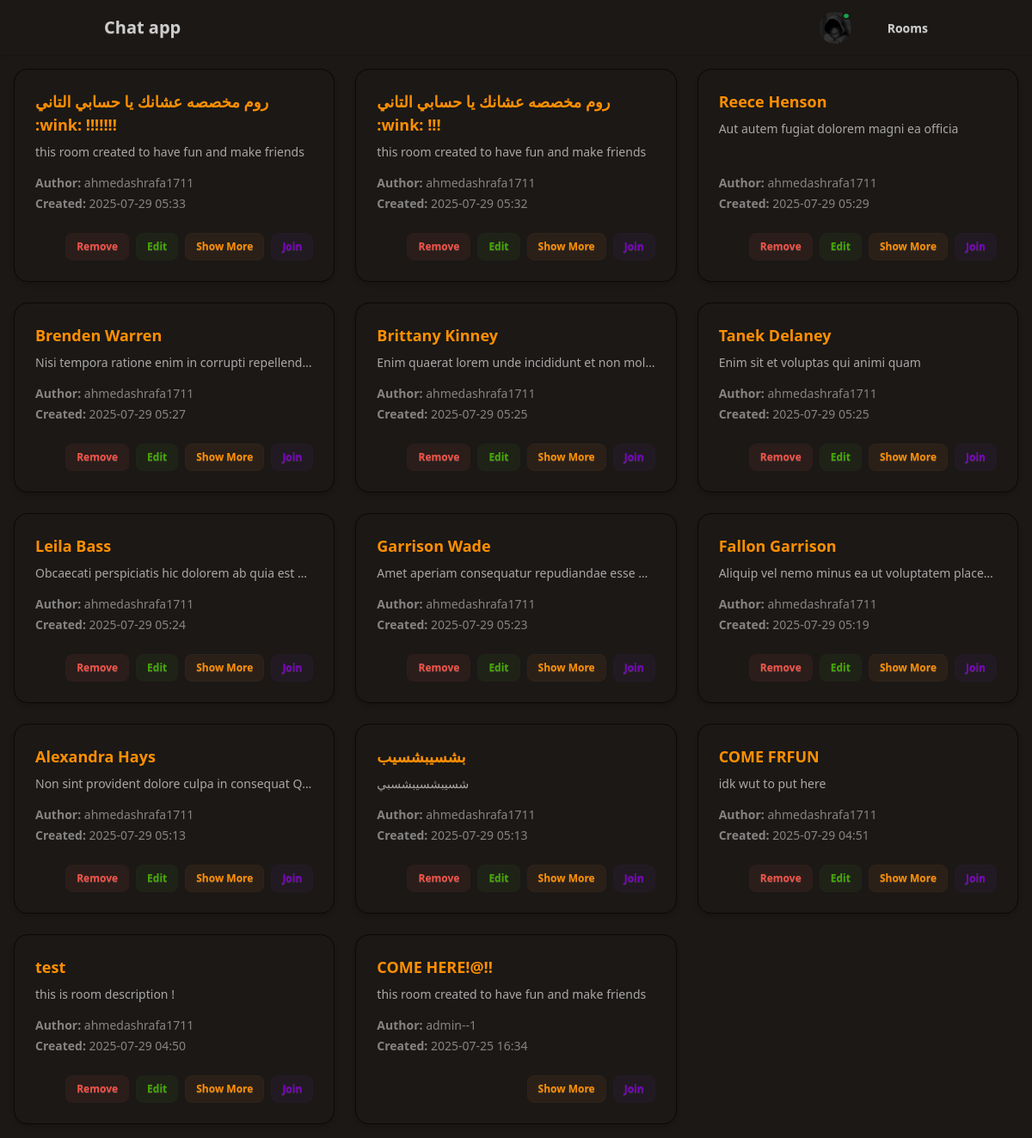
The app's page / (signed in), older data.
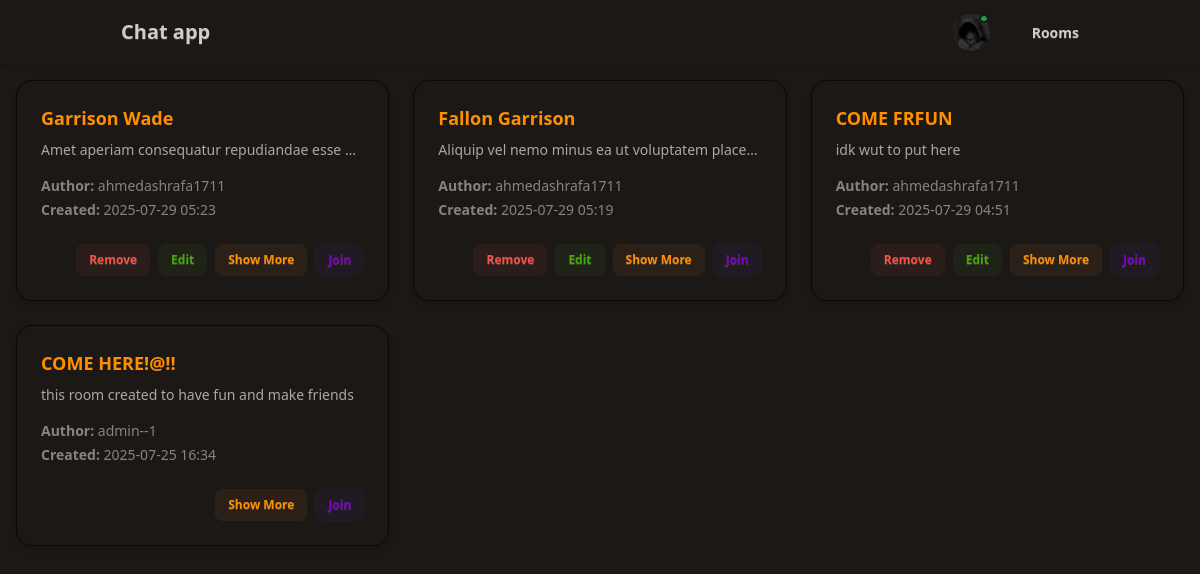
The same page, newer data.
### chat/models.py (models this page shows, shortened)
class UserProfile(AbstractUser):
    email = models.EmailField(unique=True , blank=False , null=False)
    profile = models.ImageField(upload_to=uuid_upload_to , default = 'defaults/default-img.png' , validators=[FileExtensionValidator(allowed_extensions=['jpg', 'jpeg', 'png', 'gif'])])
    is_online = models.BooleanField(default=False)

class Room(models.Model):
    room_name = models.CharField(max_length=100)
    room_description = models.CharField(max_length=300)
    room_author = models.ForeignKey(UserProfile , on_delete=models.CASCADE , related_name="rooms")
    created_at = models.DateTimeField(auto_now_add=True)
    class Meta:
        unique_together = ['room_name' , 'room_author']
        ordering = ['-created_at']

### chat/views/rooms.py (the view)
# urls.py: path('' , rooms.RoomView.as_view() , name="index"),
class RoomView(ListView):
    model = Room
    template_name = "index.html"
    context_object_name = "object_list"

### chat/custom_contexts.py (called while the page is built)
def globals(request):
    return {
        "app_name" : "ChatApp"
    }

### chat/templates/index.html (shortened to what this page needs)
{% extends "base.html" %}
{% load widget_tweaks %}
{% block content %}
    <div class="grid grid-cols-1 sm:grid-cols-2 lg:grid-cols-3 gap-6 p-4" id="rooms-list">
        {% for room in object_list %}
            <div id="room-{{ room.id }}" class="card bg-base-100 shadow-md border border-base-200">
                <div class="card-body">
                    <h2 class="card-title text-primary">{{ room.room_name }}</h2>
                    <p class="description text-sm text-base-content/80 truncate">{{ room.room_description|truncatewords:20 }}</p>
                    <div class="mt-2 flex flex-col gap-1">
                        <span class="text-sm text-base-content/60">
                            <span class="font-semibold">Author:</span> {{ room.room_author.username }}
                        </span>
                        <span class="text-sm text-base-content/60">
                            <span class="font-semibold">Created:</span> {{ room.created_at|date:"Y-m-d H:i" }}
                        </span>
                    </div>
                    <div class="card-actions justify-end mt-4">
                        {% if request.user.is_authenticated and room.room_author == request.user %}
                            <a href="{% url 'remove_room' room.id %}" class="btn btn-sm btn-soft btn-error">Remove</a>
                            <a href="{% url 'edit_room' room.id %}" class="btn btn-sm btn-soft btn-accent">Edit</a>
                        {% endif %}
                        {% if request.user.is_authenticated %}
                        <a href="{% url 'room-detail' room.id %}" class="btn btn-sm btn-primary btn-soft">Show More</a>
                        <a href="{% url 'chat_room' room.id %}" class="btn btn-sm btn-secondary btn-soft">Join</a>
                        {% endif %}
                    </div>
                </div>
            </div>
        {% empty %}
            <div class="col-span-full text-center text-gray-500 text-lg">
                No rooms available.
            </div>
        {% endfor %}
    </div>
{% endblock %}

### chat/templates/base.html (shortened to what this page needs)
<!DOCTYPE html>
<html lang="en" data-theme="halloween">
<head>
    <link href="https://cdn.jsdelivr.net/npm/daisyui@5" rel="stylesheet" type="text/css" />
    <script src="https://cdn.jsdelivr.net/npm/@tailwindcss/browser@4"></script>
    <link href="https://cdn.jsdelivr.net/npm/daisyui@5/themes.css" rel="stylesheet" type="text/css" />
</head>
<body>
    {% include './partials/navbar.html' %}
    {% block content %}
    {% endblock %}
</body>
</html>

### chat/templates/partials/navbar.html (shortened to what this page needs)
<div class="navbar bg-base-100 shadow-sm">
    <div class="container mx-auto flex justify-between items-center px-4">
        <a class="btn btn-ghost text-xl normal-case" href="{% url 'index' %}">Chat app</a>
        <div class="flex items-center gap-6">
            <div class="dropdown dropdown-end">
                {% if request.user.is_authenticated %}
                    <label tabindex="0" class="btn btn-ghost btn-circle avatar {% if request.user.is_online == True %}avatar-online{% else %}avatar-offline{% endif %}">
                        <div class="w-10 rounded-full">
                        <img src="{{ request.user.profile.url }}" alt="Profile" />
                        </div>
                    </label>
                {% endif %}
            </div>
            {% if request.user.is_authenticated %}
                <div class="dropdown dropdown-end">
                    <label tabindex="0" class="btn btn-ghost">
                        Rooms
                    </label>
                </div>
            {% endif %}
        </div>
    </div>
</div>

Row changes from the older to the newer data that the page shows:
removed Room: room_name "روم مخصصه عشانك يا حسابي التاني :wink: !!!!!!!", room_description "this room created to have fun and make friends", room_author.username "ahmedashrafa1711", created_at "2025-07-29 05:33", shows "Remove"
removed Room: room_name "روم مخصصه عشانك يا حسابي التاني :wink: !!!", room_description "this room created to have fun and make friends", room_author.username "ahmedashrafa1711", created_at "2025-07-29 05:32", shows "Remove"
removed Room: room_name "Reece Henson", room_description "Aut autem fugiat dolorem magni ea officia", room_author.username "ahmedashrafa1711", created_at "2025-07-29 05:29", shows "Remove"
removed Room: room_name "Brenden Warren", room_description "Nisi tempora ratione enim in corrupti repellend…", room_author.username "ahmedashrafa1711", created_at "2025-07-29 05:27", shows "Remove"
removed Room: room_name "Brittany Kinney", room_description "Enim quaerat lorem unde incididunt et non mo…", room_author.username "ahmedashrafa1711", created_at "2025-07-29 05:25", shows "Remove"
removed Room: room_name "Tanek Delaney", room_description "Enim sit et voluptas qui animi quam", room_author.username "ahmedashrafa1711", created_at "2025-07-29 05:25", shows "Remove"
removed Room: room_name "Leila Bass", room_description "Obcaecati perspiciatis hic dolorem ab quia est…", room_author.username "ahmedashrafa1711", created_at "2025-07-29 05:24", shows "Remove"
removed Room: room_name "Alexandra Hays", room_description "Non sint provident dolore culpa in consequat Q…", room_author.username "ahmedashrafa1711", created_at "2025-07-29 05:13", shows "Remove"
removed Room: room_name "بشسيبشسيب", room_description "شسيبشسيبشسبي", room_author.username "ahmedashrafa1711", created_at "2025-07-29 05:13", shows "Remove"
removed Room: room_name "test", room_description "this is room description !", room_author.username "ahmedashrafa1711", created_at "2025-07-29 04:50", shows "Remove"
